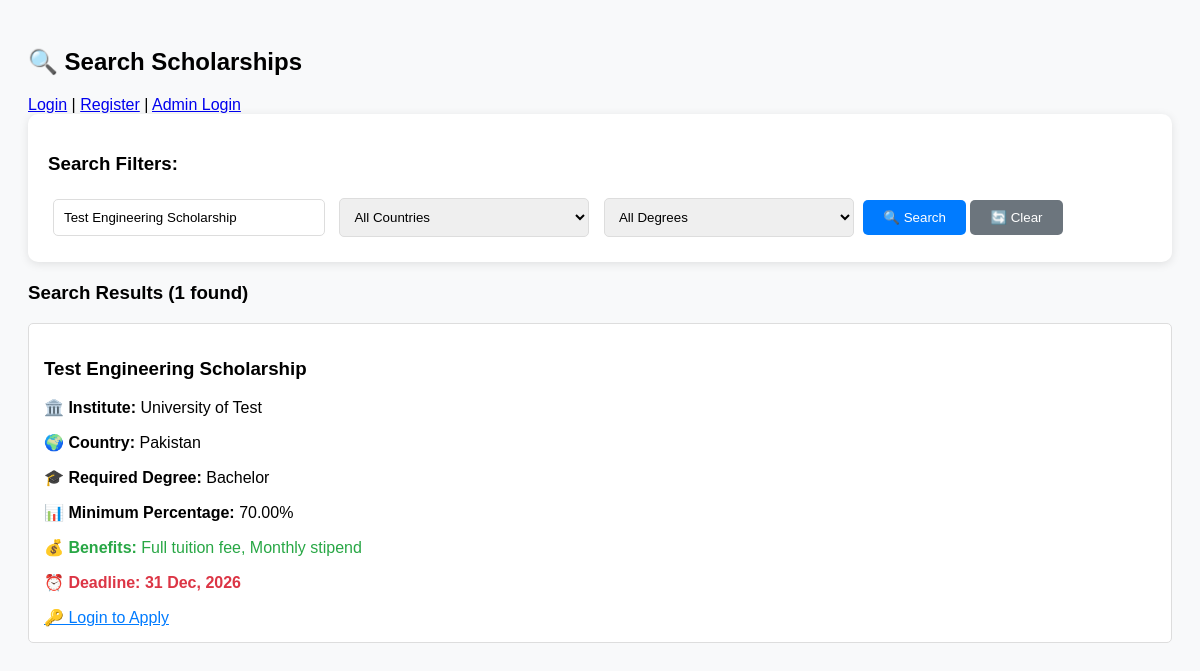
/search_scholarship.php?search=1&search_query=Test+Engineering+Scholarship, run on the app's committed database.
### tables this page shows
CREATE TABLE `scholarships` (
  `scholarship_id` int(11) NOT NULL,
  `name` varchar(200) NOT NULL,
  `institute` varchar(200) DEFAULT NULL,
  `country` varchar(100) DEFAULT NULL,
  `degree` varchar(50) DEFAULT NULL,
  `min_percentage` decimal(5,2) DEFAULT NULL,
  `benefits` text DEFAULT NULL,
  `deadline` date DEFAULT NULL,
  `description` text DEFAULT NULL,
  `created_at` timestamp NOT NULL DEFAULT current_timestamp()
);

### search_scholarship.php (the view, shortened to what this page needs)
<?php
include 'db.php';
$search_results = [];
if(isset($_GET['search'])) {
    $search_query = mysqli_real_escape_string($conn, $_GET['search_query'] ?? '');
    $sql = "SELECT * FROM scholarships WHERE 1=1";
    if(!empty($search_query)) {
        $sql .= " AND (name LIKE '%$search_query%' OR institute LIKE '%$search_query%')";
    }
    $sql .= " ORDER BY deadline ASC";
    $result = mysqli_query($conn, $sql);
    if($result) {
        while($row = mysqli_fetch_assoc($result)) {
            $search_results[] = $row;
        }
    }
}
?>
<!DOCTYPE html>
<html>
<head>
</head>
<body>
    <h2>🔍 Search Scholarships</h2>
    <a href="login.php">Login</a> |
    <a href="register.php">Register</a> |
    <a href="admin_login.php">Admin Login</a>
    <div class="search-box">
        <form method="GET">
            <h3>Search Filters:</h3>
            <input type="text" name="search_query" placeholder="Search by name or institute"
                   value="<?php echo htmlspecialchars($_GET['search_query'] ?? ''); ?>">
            <select name="country">
                <option value="">All Countries</option>
            </select>
            <select name="degree">
                <option value="">All Degrees</option>
            </select>
            <button type="submit" name="search">🔍 Search</button>
            <button type="button" onclick="window.location.href='search_scholarship.php'" class="clear-btn">🔄 Clear</button>
        </form>
    </div>
    <?php if(isset($_GET['search'])): ?>
        <h3>Search Results (<?php echo count($search_results); ?> found)</h3>
        <?php if(count($search_results) > 0): ?>
            <?php foreach($search_results as $scholarship): ?>
                <div class="scholarship-card">
                    <h3><?php echo htmlspecialchars($scholarship['name']); ?></h3>
                    <p><strong>🏛️ Institute:</strong> <?php echo htmlspecialchars($scholarship['institute']); ?></p>
                    <p><strong>🌍 Country:</strong> <?php echo htmlspecialchars($scholarship['country']); ?></p>
                    <p><strong>🎓 Required Degree:</strong> <?php echo htmlspecialchars($scholarship['degree']); ?></p>
                    <p><strong>📊 Minimum Percentage:</strong> <?php echo $scholarship['min_percentage']; ?>%</p>
                    <p class="benefits"><strong>💰 Benefits:</strong> <?php echo htmlspecialchars($scholarship['benefits']); ?></p>
                    <p class="deadline"><strong>⏰ Deadline:</strong> <?php echo date('d M, Y', strtotime($scholarship['deadline'])); ?></p>
                    <?php if(isset($_SESSION['user_id']) && $_SESSION['user_type'] == 'student'): ?>
                        <a href="#" onclick="alert('Create student/apply.php?scholarship_id=<?php echo $scholarship['scholarship_id']; ?>')" class="apply-btn">
                            ➕ Apply Now
                        </a>
                    <?php elseif(!isset($_SESSION['user_id'])): ?>
                        <a href="login.php" style="color: #007bff;">🔑 Login to Apply</a>
                    <?php endif; ?>
                </div>
            <?php endforeach; ?>
        <?php endif; ?>
    <?php endif; ?>
</body>
</html>

### search_scholarship.php (style rules this page uses)
body { font-family: Arial; padding: 20px; background: #f8f9fa; }
.search-box { background: white; padding: 20px; border-radius: 10px; margin-bottom: 20px; box-shadow: 0 2px 10px rgba(0,0,0,0.1); }
input, select { padding: 10px; margin: 5px; width: 250px; border: 1px solid #ddd; border-radius: 5px; }
button { background: #007bff; color: white; padding: 10px 20px; border: none; cursor: pointer; border-radius: 5px; }
.clear-btn { background: #6c757d; }
.scholarship-card { border: 1px solid #ddd; padding: 15px; margin: 10px 0; border-radius: 5px; background: white; }
.deadline { color: #dc3545; font-weight: bold; }
.benefits { color: #28a745; }

### data on the page
scholarships: name "Test Engineering Scholarship", institute "University of Test", country "Pakistan", degree "Bachelor", min_percentage "70.00", benefits "Full tuition fee, Monthly stipend", deadline "31 Dec, 2026"

### other printed values
count($search_results) "1"
